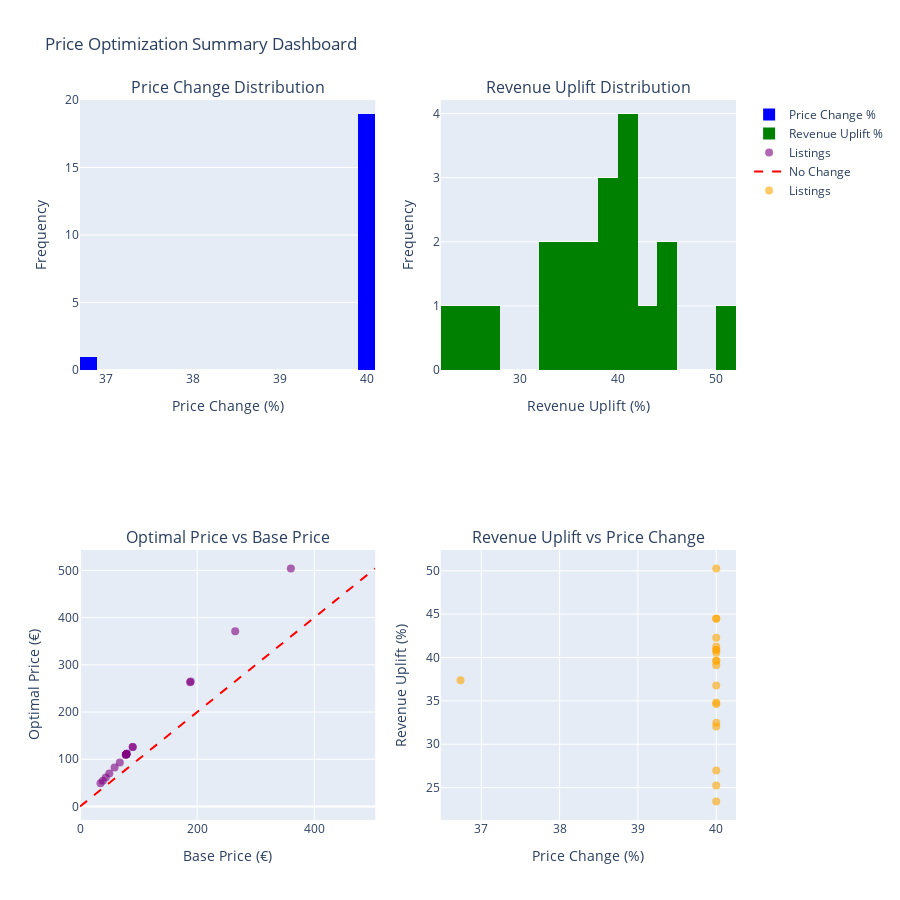

The notebook cell this image was saved under:
### Markdown cell above
### 4. Price Optimization Summary Dashboard

A comprehensive dashboard showing key metrics and optimal pricing recommendations.

### Code cell
# Create a summary dashboard for multiple listings
sample_listings = X_test.sample(min(20, len(X_test)), random_state=42)

results = []
for idx, row in sample_listings.iterrows():
    base_price = float(row['price_clean'])
    price_grid = np.linspace(0.6 * base_price, 1.4 * base_price, 50)
    
    curve = simulate_pricing_curve(row=row, model=cal_sigmoid, price_grid=price_grid, price_col='price_clean')
    optimal_idx = curve['expected_revenue'].idxmax()
    
    optimal_price = curve.loc[optimal_idx, 'price']
    optimal_prob = curve.loc[optimal_idx, 'booking_prob']
    optimal_revenue = curve.loc[optimal_idx, 'expected_revenue']
    
    base_prob = cal_sigmoid.predict_proba(pd.DataFrame([row]))[:, 1][0]
    base_revenue = base_price * base_prob
    
    price_change_pct = ((optimal_price - base_price) / base_price) * 100
    revenue_uplift_pct = ((optimal_revenue - base_revenue) / (base_revenue + 1e-9)) * 100
    
    results.append({
        'base_price': base_price,
        'optimal_price': optimal_price,
        'price_change_pct': price_change_pct,
        'base_revenue': base_revenue,
        'optimal_revenue': optimal_revenue,
        'revenue_uplift_pct': revenue_uplift_pct,
        'optimal_prob': optimal_prob,
        'beds': row.get('beds', 0),
        'bedrooms': row.get('bedrooms', 0),
        'availability_30': row.get('availability_30', 0)
    })

results_df = pd.DataFrame(results)

# Create interactive dashboard
fig = make_subplots(
    rows=2, cols=2,
    subplot_titles=(
        'Price Change Distribution',
        'Revenue Uplift Distribution',
        'Optimal Price vs Base Price',
        'Revenue Uplift vs Price Change'
    ),
    specs=[[{"type": "histogram"}, {"type": "histogram"}],
           [{"type": "scatter"}, {"type": "scatter"}]]
)

# Price change distribution
fig.add_trace(
    go.Histogram(x=results_df['price_change_pct'], nbinsx=20, name='Price Change %',
                 marker_color='blue'),
    row=1, col=1
)

# Revenue uplift distribution
fig.add_trace(
    go.Histogram(x=results_df['revenue_uplift_pct'], nbinsx=20, name='Revenue Uplift %',
                 marker_color='green'),
    row=1, col=2
)

# Optimal vs Base price
fig.add_trace(
    go.Scatter(
        x=results_df['base_price'],
        y=results_df['optimal_price'],
        mode='markers',
        name='Listings',
        marker=dict(size=8, opacity=0.6, color='purple'),
        hovertemplate='Base: €%{x:.2f}<br>Optimal: €%{y:.2f}<extra></extra>'
    ),
    row=2, col=1
)

# Add diagonal line
max_price = max(results_df['base_price'].max(), results_df['optimal_price'].max())
fig.add_trace(
    go.Scatter(x=[0, max_price], y=[0, max_price], mode='lines',
               name='No Change', line=dict(dash='dash', color='red')),
    row=2, col=1
)

# Revenue uplift vs price change
fig.add_trace(
    go.Scatter(
        x=results_df['price_change_pct'],
        y=results_df['revenue_uplift_pct'],
        mode='markers',
        name='Listings',
        marker=dict(size=8, opacity=0.6, color='orange'),
        hovertemplate='Price Change: %{x:.1f}%<br>Revenue Uplift: %{y:.1f}%<extra></extra>'
    ),
    row=2, col=2
)

# Update axes
fig.update_xaxes(title_text="Price Change (%)", row=1, col=1)
fig.update_yaxes(title_text="Frequency", row=1, col=1)
fig.update_xaxes(title_text="Revenue Uplift (%)", row=1, col=2)
fig.update_yaxes(title_text="Frequency", row=1, col=2)
fig.update_xaxes(title_text="Base Price (€)", row=2, col=1)
fig.update_yaxes(title_text="Optimal Price (€)", row=2, col=1)
fig.update_xaxes(title_text="Price Change (%)", row=2, col=2)
fig.update_yaxes(title_text="Revenue Uplift (%)", row=2, col=2)

fig.update_layout(
    title='Price Optimization Summary Dashboard',
    height=900,
    showlegend=True
)

fig.show()

# Print summary statistics
print("\n=== Price Optimization Summary ===")
print(f"Average price change: {results_df['price_change_pct'].mean():.2f}%")
print(f"Average revenue uplift: {results_df['revenue_uplift_pct'].mean():.2f}%")
print(f"Median price change: {results_df['price_change_pct'].median():.2f}%")
print(f"Median revenue uplift: {results_df['revenue_uplift_pct'].median():.2f}%")
print(f"\nListings with positive revenue uplift: {(results_df['revenue_uplift_pct'] > 0).sum()}/{len(results_df)}")
print(f"Listings with >10% revenue uplift: {(results_df['revenue_uplift_pct'] > 10).sum()}/{len(results_df)}")

### Figure 1 — Plotly figure (JSON) as saved in the notebook; plotly's stock layout.template omitted (floating-point values rounded to 4 significant figures)
{"data": [{"marker": {"color": "blue"}, "name": "Price Change %", "nbinsx": 20, "type": "histogram", "x": [40.0, 40.0, 40.0, 40.0, 40.0, 40.0, 40.0, 40.0, 40.0, 40.0, 40.0, 40.0, 40.0, 40.0, 40.0, 40.0, 40.0, 40.0, 36.73, 40.0], "xaxis": "x", "yaxis": "y"}, {"marker": {"color": "green"}, "name": "Revenue Uplift %", "nbinsx": 20, "type": "histogram", "x": [23.4, 34.64, 32.49, 42.27, 36.78, 50.27, 39.61, 44.46, 25.24, 26.97, 40.56, 34.83, 41.26, 32.04, 44.49, 39.66, 39.12, 40.86, 37.38, 40.91], "xaxis": "x2", "yaxis": "y2"}, {"hovertemplate": "Base: €%{x:.2f}<br>Optimal: €%{y:.2f}<extra></extra>", "marker": {"color": "purple", "opacity": 0.6, "size": 8}, "mode": "markers", "name": "Listings", "type": "scatter", "x": [79.0, 79.0, 79.0, 90.0, 50.0, 39.0, 79.0, 44.0, 79.0, 79.0, 189.0, 78.0, 35.0, 80.0, 188.0, 265.0, 90.0, 59.0, 68.0, 360.0], "xaxis": "x3", "y": [110.6, 110.6, 110.6, 126.0, 70.0, 54.6, 110.6, 61.6, 110.6, 110.6, 264.6, 109.2, 49.0, 112.0, 263.2, 371.0, 126.0, 82.6, 92.98, 504.0], "yaxis": "y3"}, {"line": {"color": "red", "dash": "dash"}, "mode": "lines", "name": "No Change", "type": "scatter", "x": [0, 504.0], "xaxis": "x3", "y": [0, 504.0], "yaxis": "y3"}, {"hovertemplate": "Price Change: %{x:.1f}%<br>Revenue Uplift: %{y:.1f}%<extra></extra>", "marker": {"color": "orange", "opacity": 0.6, "size": 8}, "mode": "markers", "name": "Listings", "type": "scatter", "x": [40.0, 40.0, 40.0, 40.0, 40.0, 40.0, 40.0, 40.0, 40.0, 40.0, 40.0, 40.0, 40.0, 40.0, 40.0, 40.0, 40.0, 40.0, 36.73, 40.0], "xaxis": "x4", "y": [23.4, 34.64, 32.49, 42.27, 36.78, 50.27, 39.61, 44.46, 25.24, 26.97, 40.56, 34.83, 41.26, 32.04, 44.49, 39.66, 39.12, 40.86, 37.38, 40.91], "yaxis": "y4"}], "layout": {"annotations": [{"font": {"size": 16}, "showarrow": false, "text": "Price Change Distribution", "x": 0.225, "xanchor": "center", "xref": "paper", "y": 1, "yanchor": "bottom", "yref": "paper"}, {"font": {"size": 16}, "showarrow": false, "text": "Revenue Uplift Distribution", "x": 0.775, "xanchor": "center", "xref": "paper", "y": 1, "yanchor": "bottom", "yref": "paper"}, {"font": {"size": 16}, "showarrow": false, "text": "Optimal Price vs Base Price", "x": 0.225, "xanchor": "center", "xref": "paper", "y": 0.375, "yanchor": "bottom", "yref": "paper"}, {"font": {"size": 16}, "showarrow": false, "text": "Revenue Uplift vs Price Change", "x": 0.775, "xanchor": "center", "xref": "paper", "y": 0.375, "yanchor": "bottom", "yref": "paper"}], "height": 900, "showlegend": true, "title": {"text": "Price Optimization Summary Dashboard"}, "xaxis": {"anchor": "y", "domain": [0, 0.45], "title": {"text": "Price Change (%)"}}, "xaxis2": {"anchor": "y2", "domain": [0.55, 1], "title": {"text": "Revenue Uplift (%)"}}, "xaxis3": {"anchor": "y3", "domain": [0, 0.45], "title": {"text": "Base Price (€)"}}, "xaxis4": {"anchor": "y4", "domain": [0.55, 1], "title": {"text": "Price Change (%)"}}, "yaxis": {"anchor": "x", "domain": [0.625, 1], "title": {"text": "Frequency"}}, "yaxis2": {"anchor": "x2", "domain": [0.625, 1], "title": {"text": "Frequency"}}, "yaxis3": {"anchor": "x3", "domain": [0, 0.375], "title": {"text": "Optimal Price (€)"}}, "yaxis4": {"anchor": "x4", "domain": [0, 0.375], "title": {"text": "Revenue Uplift (%)"}}}}
